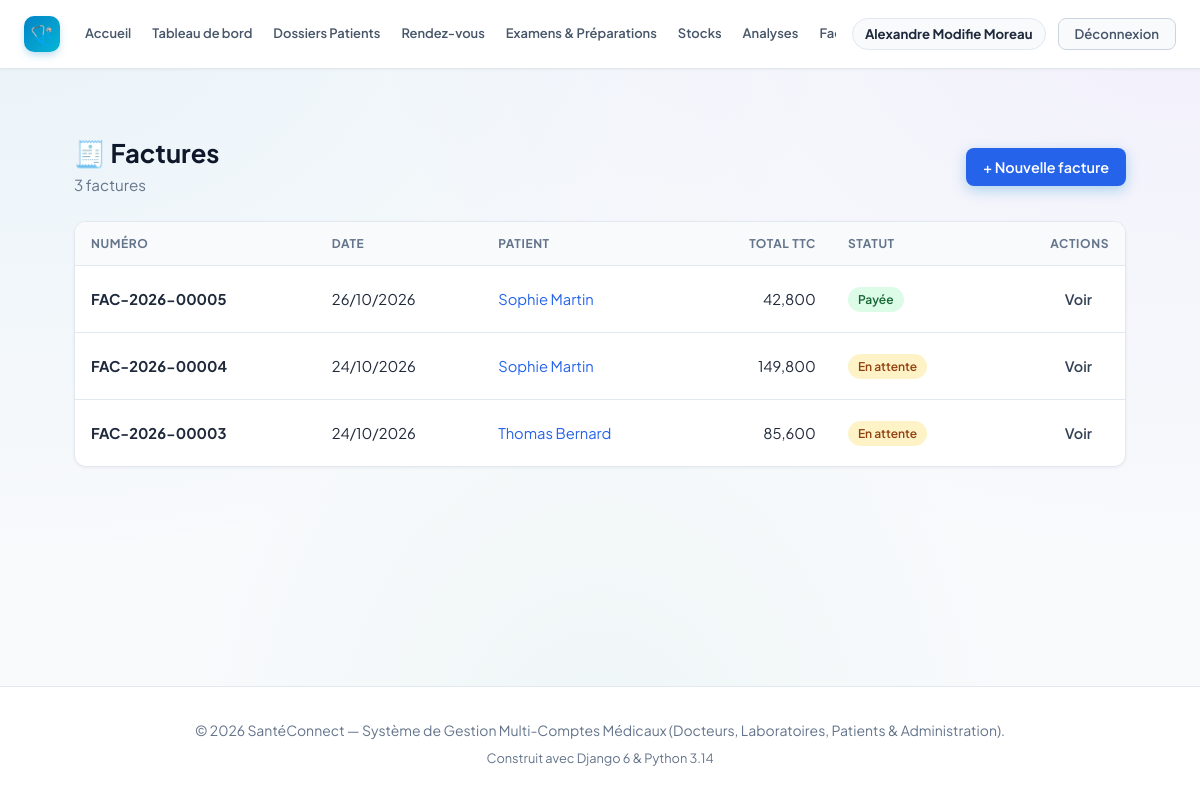
Page /billing/factures/ (signed in) on the committed database.
### accounts/models.py (models this page shows, shortened)
class User(AbstractUser):
    class Role(models.TextChoices):
        ADMIN = 'ADMIN', 'Administrateur'
        DOCTEUR = 'DOCTEUR', 'Médecin'
        LABORATOIRE = 'LABORATOIRE', 'Laborantin'
        PATIENT = 'PATIENT', 'Patient'
    role = models.CharField(
        max_length=20,
        choices=Role.choices,
        default=Role.PATIENT,
        verbose_name="Rôle utilisateur"
    )
    phone = models.CharField(max_length=25, blank=True, null=True, verbose_name="Téléphone")
    address = models.CharField(max_length=255, blank=True, null=True, verbose_name="Adresse")
    city = models.CharField(max_length=100, blank=True, null=True, verbose_name="Ville")
    is_verified = models.BooleanField(
        default=False,
        verbose_name="Compte certifié / validé",
        help_text="Coché par l'administrateur pour valider l'activité d'un docteur ou laboratoire."
    )
    objects = CustomUserManager()
    class Meta:
        verbose_name = "Utilisateur"
        verbose_name_plural = "Tous les Utilisateurs"
    @property
    def is_doctor(self):
        return self.role == self.Role.DOCTEUR
    @property
    def is_laboratory(self):
        return self.role == self.Role.LABORATOIRE
    @property
    def is_patient(self):
        return self.role == self.Role.PATIENT
    @property
    def is_admin_user(self):
        return self.role == self.Role.ADMIN or self.is_superuser

### billing/models.py (models this page shows, shortened)
class Facture(models.Model):
    class Statut(models.TextChoices):
        EN_ATTENTE = 'EN_ATTENTE', 'En attente'
        PARTIELLE = 'PARTIELLE', 'Partiellement payée'
        PAYEE = 'PAYEE', 'Payée'
        ANNULEE = 'ANNULEE', 'Annulée'
    numero = models.CharField("Numéro", max_length=20, unique=True, blank=True)
    patient = models.ForeignKey(settings.AUTH_USER_MODEL, on_delete=models.PROTECT,
                                related_name='factures_patient',
                                limit_choices_to={'role': 'PATIENT'})
    medecin = models.ForeignKey(settings.AUTH_USER_MODEL, on_delete=models.PROTECT,
                                related_name='factures_medecin', null=True, blank=True,
                                limit_choices_to={'role': 'DOCTEUR'})
    date_emission = models.DateField("Date d'émission", auto_now_add=True)
    statut = models.CharField("Statut", max_length=20,
                              choices=Statut.choices, default=Statut.EN_ATTENTE)
    remise = models.DecimalField("Remise", max_digits=12, decimal_places=3, default=0)
    tva = models.DecimalField("TVA (%)", max_digits=5, decimal_places=2, default=0)
    class Meta:
        ordering = ['-date_emission', '-id']
    @property
    def sous_total(self):
        return sum((l.total for l in self.lignes.all()), Decimal('0'))
    @property
    def total_ht(self):
        return max(self.sous_total - self.remise, Decimal('0'))
    @property
    def montant_tva(self):
        return (self.total_ht * self.tva / Decimal('100')).quantize(Decimal('0.001'))
    @property
    def total_ttc(self):
        return self.total_ht + self.montant_tva

class LigneFacture(models.Model):
    facture = models.ForeignKey(Facture, on_delete=models.CASCADE, related_name='lignes')
    tarif = models.ForeignKey(Tarif, on_delete=models.SET_NULL, null=True, blank=True)
    description = models.CharField("Description", max_length=200)
    reference = models.CharField("Référence", max_length=50, blank=True)
    quantite = models.PositiveIntegerField("Quantité", default=1)
    prix_unitaire = models.DecimalField("Prix unitaire", max_digits=12, decimal_places=3)
    @property
    def total(self):
        return self.quantite * self.prix_unitaire

### billing/views.py (the view)
# urls.py: path('factures/', views.facture_list, name='facture_list'),
@billing_access_required
def facture_list(request):
    factures = factures_visibles(request.user)
    return render(request, 'billing/facture_list.html', {'factures': factures})

### billing/permissions.py (called while the page is built)
def role_required(test):
    def decorator(view):
        @wraps(view)
        def wrapper(request, *args, **kwargs):
            if not request.user.is_authenticated:
                return redirect_to_login(request.get_full_path())
            if not test(request.user):
                raise PermissionDenied
            return view(request, *args, **kwargs)
        return wrapper
    return decorator

def _is_billing_staff(u):
    return u.is_admin_user or (u.is_doctor and u.is_verified)

def _can_see_billing(u):
    return _is_billing_staff(u) or u.is_patient

def factures_visibles(user):
    from .models import Facture
    qs = Facture.objects.select_related('patient', 'medecin')
    if user.is_admin_user:
        return qs
    if user.is_doctor and user.is_verified:
        return qs.filter(medecin=user)
    if user.is_patient:
        return qs.filter(patient=user)
    return qs.none()

### billing/templates/billing/facture_list.html (shortened to what this page needs)
{% extends 'base.html' %}
{% load static %}
{% block content %}
<link rel="stylesheet" href="{% static 'billing/billing.css' %}">
<div class="container billing-page">
    <div class="page-header">
        <div>
            <h1>🧾 Factures</h1>
            <p>{{ factures|length }} facture{{ factures|length|pluralize }}</p>
        </div>
        {% if user.is_admin_user or user.is_doctor %}
<a href="{% url 'facture_create' %}" class="btn btn-primary">+ Nouvelle facture</a>
        {% endif %}
    </div>
    <div class="card">
        <div class="table-wrap">
            <table>
                <thead>
                    <tr>
                        <th>Numéro</th><th>Date</th><th>Patient</th>
                        <th class="text-right">Total TTC</th><th>Statut</th>
                        <th class="text-right">Actions</th>
                    </tr>
                </thead>
                <tbody>
                    {% for f in factures %}
                    <tr>
                        <td><strong>{{ f.numero }}</strong></td>
                        <td>{{ f.date_emission|date:"d/m/Y" }}</td>
                        <td>{% if user.is_admin_user or user.is_doctor %}<a href="{% url 'patient_historique' f.patient.pk %}">{{ f.patient.get_full_name|default:f.patient.username }}</a>{% else %}{{ f.patient.get_full_name|default:f.patient.username }}{% endif %}</td>
                        <td class="text-right">{{ f.total_ttc|floatformat:3 }}</td>
                        <td><span class="badge badge-{{ f.statut|lower }}">{{ f.get_statut_display }}</span></td>
                        <td><div class="actions">
                            <a href="{% url 'facture_detail' f.pk %}" class="btn btn-light btn-sm">Voir</a>
                        </div></td>
                    </tr>
                    {% empty %}
                    <tr><td colspan="6" class="empty">Aucune facture pour le moment.</td></tr>
                    {% endfor %}
                </tbody>
            </table>
        </div>
    </div>
</div>
{% endblock %}

### templates/base.html (shortened to what this page needs)
{% load static %}
<!doctype html>
<html lang="fr">
  <head>
    <link rel="stylesheet" href="{% static 'css/style.css' %}?v=20261022_1" />
  </head>
  <body>
    <nav class="navbar" id="main-navbar">
      <div class="container navbar-inner">
        <div class="navbar-brand-section">
          <a href="{% url 'home' %}" class="logo-brand" id="brand-logo-link">
            <span class="logo-icon">🩺</span>
          </a>
        </div>
        <div class="nav-links" id="main-nav-links">
          <a href="{% url 'home' %}" class="nav-item-link" id="nav-home"
            >Accueil</a
          >
          {% if user.is_authenticated %}
            <a href="{% url 'dashboard' %}" class="nav-item-link" id="nav-dashboard">Tableau de bord</a>
            {% if user.is_admin_user or user.is_doctor %}
              <a href="{% url 'dossiers_patients_list' %}" class="nav-item-link" id="nav-dossiers">Dossiers Patients</a>
            {% endif %}
            {% if user.is_admin_user or user.is_doctor or user.is_patient %}
              <a href="{% url 'rendezvous:rdv_list' %}" class="nav-item-link" id="nav-rendezvous">Rendez-vous</a>
            {% endif %}
            {% if user.is_admin_user or user.is_doctor %}
              <a href="{% url 'examens_list' %}" class="nav-item-link" id="nav-examens">Examens &amp; Préparations</a>
            {% endif %}
            {% if user.is_admin_user or user.is_laboratory or user.is_doctor %}
              <a href="{% url 'stock:dashboard' %}" class="nav-item-link" id="nav-stock">Stocks</a>
            {% endif %}
            {% if user.is_laboratory %}
              <a href="{% url 'laboratoire:prelevement_list' %}" class="nav-item-link" id="nav-laboratoire">Prélèvements</a>
            {% elif user.is_doctor %}
              <a href="{% url 'laboratoire:demande_list' %}" class="nav-item-link">Analyses</a>
            {% endif %}
            {% if user.is_admin_user or user.is_patient or user.is_doctor and user.is_verified %}
              <a href="{% url 'facture_list' %}" class="nav-item-link" id="nav-factures">Factures</a>
            {% endif %}
          {% endif %}
        </div>
        <div class="navbar-user-actions" id="nav-user-actions">
          {% if user.is_authenticated %}
          <div class="nav-user-badge" id="nav-user-profile">
            <a
              href="{% url 'profile' %}"
              class="nav-user-name-link"
              id="nav-profile-edit"
              title="Mon profil"
              >{{ user.get_full_name|default:user.username }}</a
            >
          </div>
          <a
            href="{% url 'logout' %}"
            class="nav-logout-btn"
            id="btn-nav-logout"
            >Déconnexion</a
          >
          {% endif %}
        </div>
      </div>
    </nav>
    <main style="flex: 1; padding: 24px 0 60px">
      {% block content %}{% endblock %}
    </main>
    <footer class="footer">
      <div class="container">
        <p>
          © 2026 SantéConnect — Système de Gestion Multi-Comptes Médicaux
          (Docteurs, Laboratoires, Patients & Administration).
        </p>
        <p style="margin-top: 6px; font-size: 0.8rem; color: #64748b">
          Construit avec Django 6 & Python 3.14
        </p>
      </div>
    </footer>
  </body>
</html>

### billing/static/billing/billing.css (style rules this page uses)
.billing-page { --primary: #2563eb; --primary-dark: #1d4ed8; --danger: #dc2626; --success-bg: #dcfce7; --success-text: #166534; --muted: #64748b; --border: #e2e8f0; --bg-soft: #f8fafc; max-width: 1100px; margin: 0 auto; padding: 24px; font-family: inherit; }
.billing-page .page-header { display: flex; justify-content: space-between; align-items: center; margin-bottom: 24px; flex-wrap: wrap; gap: 12px; }
.billing-page .page-header h1 { margin: 0; font-size: 1.6rem; color: #0f172a; }
.billing-page .page-header p { margin: 4px 0 0; color: var(--muted); font-size: .95rem; }
.billing-page .btn { display: inline-flex; align-items: center; gap: 6px; padding: 9px 16px; border-radius: 8px; border: 1px solid transparent; font-size: .9rem; font-weight: 600; text-decoration: none; cursor: pointer; transition: all .15s ease; }
.btn-primary { background: var(--primary); color: #fff; }
.btn-light { background: #fff; color: #334155; border-color: var(--border); }
.btn-sm { padding: 6px 12px; font-size: .8rem; }
.billing-page .card { background: #fff; border: 1px solid var(--border); border-radius: 12px; box-shadow: 0 1px 3px rgba(0,0,0,.06); overflow: hidden; }
.billing-page .table-wrap { overflow-x: auto; }
.billing-page table { width: 100%; border-collapse: collapse; }
.billing-page th { background: var(--bg-soft); text-align: left; padding: 12px 16px; font-size: .75rem; text-transform: uppercase; letter-spacing: .05em; color: var(--muted); border-bottom: 1px solid var(--border); }
.billing-page td { padding: 14px 16px; border-bottom: 1px solid var(--border); font-size: .92rem; color: #1e293b; }
.billing-page tbody tr:last-child td { border-bottom: none; }
.billing-page .text-right { text-align: right; }
.billing-page .actions { display: flex; gap: 8px; justify-content: flex-end; }
.badge { display: inline-block; padding: 3px 10px; border-radius: 999px; font-size: .75rem; font-weight: 600; }
.badge-en_attente { background: #fef3c7; color: #92400e; }
.badge-payee { background: #dcfce7; color: #166534; }

### rows in the picture
User: get_full_name "Alexandre Modifie Moreau"
Facture: numero "FAC-2026-00005", date_emission "26/10/2026", patient.get_full_name "Sophie Martin", total_ttc "42,800", statut "Payée"
Facture: numero "FAC-2026-00004", date_emission "24/10/2026", patient.get_full_name "Sophie Martin", total_ttc "149,800", statut "En attente"
Facture: numero "FAC-2026-00003", date_emission "24/10/2026", patient.get_full_name "Thomas Bernard", total_ttc "85,600", statut "En attente"

### other values in the picture
{{ factures|length }} "3"
